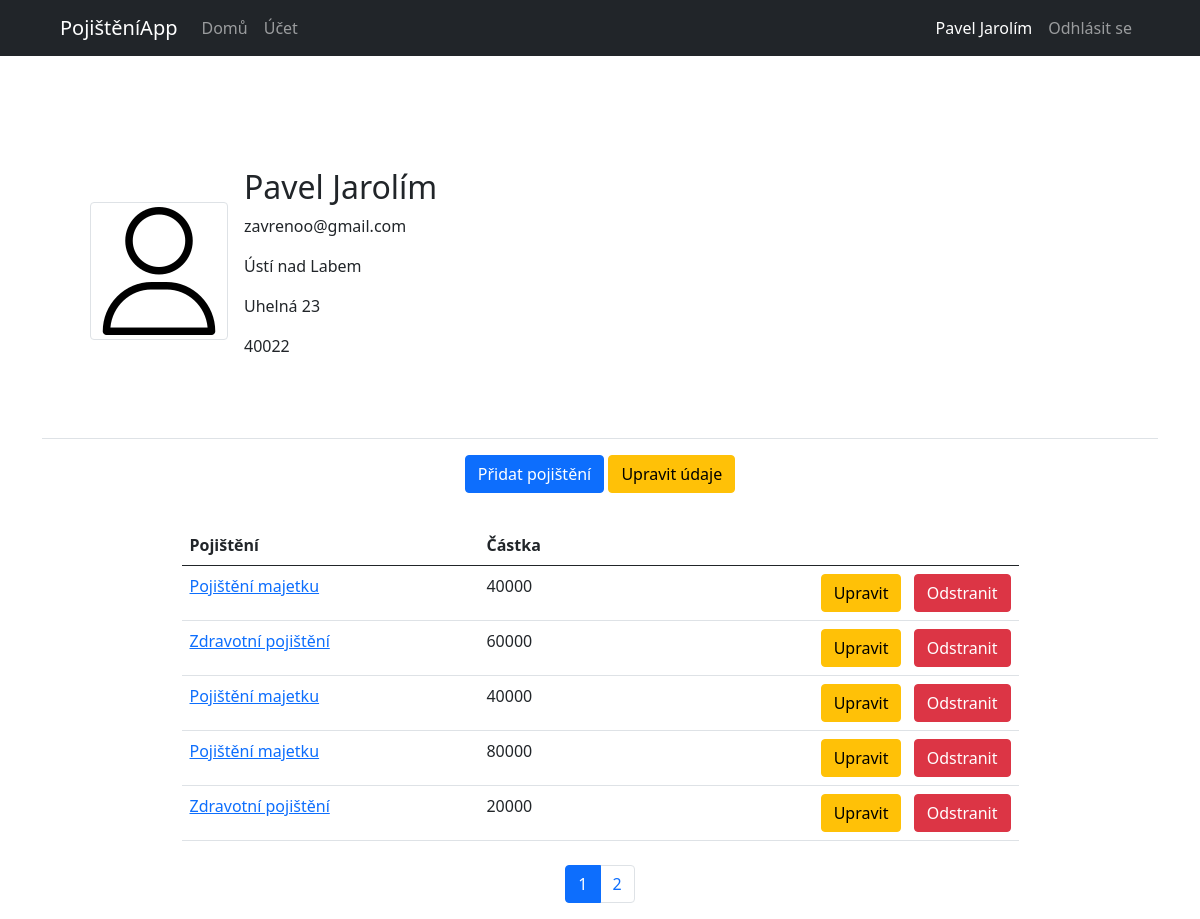
Page /účet (signed in) on the committed database.
### root/models.py (models this page shows, shortened)
class Users(db.Model, UserMixin):
    id = db.Column(db.Integer, primary_key=True)
    first_name = db.Column(db.String(60), nullable=False)
    last_name = db.Column(db.String(60), nullable=False)
    email = db.Column(db.String(120), unique=True, nullable=False)
    password = db.Column(db.String(60), nullable=False)
    city = db.Column(db.String(60), nullable=False)
    address = db.Column(db.String(260), nullable=False)
    zip = db.Column(db.Integer, nullable=False)
    insurance = db.relationship("InsuredPersons", lazy=True, backref="insured_person")

class Insurances(db.Model):
    id = db.Column(db.Integer, primary_key=True)
    i_person_id = db.Column(db.Integer, db.ForeignKey(InsuredPersons.id))
    insurance_name = db.Column(db.String(120), nullable=False)
    amount = db.Column(db.Integer, nullable=False)
    insured_item = db.Column(db.String(60), nullable=False)
    valid_from = db.Column(db.DateTime, nullable=False)
    valid_till = db.Column(db.DateTime, nullable=False)

### root/users/routes.py (the view)
@users.route("/účet")
@login_required
def my_account():
    if current_user.email != "admin@blog.com":
        user = InsuredPersons.query.filter_by(user_id=current_user.id).first()
        page = request.args.get('page', 1, type=int)
        insuarences_list = Insurances.query.filter_by(i_person_id=user.id).paginate(page=page, per_page=5)
        return render_template("account.html", title="Můj účet", user=user, insurances_list=insuarences_list)

### root/models.py (called while the page is built)
@login_manager.user_loader
def load_user(user_id):
    return Users.query.get(user_id)

### root/users/templates/account.html (shortened to what this page needs)
{% extends "base.html" %}
{% block content %}
    <section class="content-section">
        <div class="media d-flex p-5 align-items-center">
            <div class="media-body">
                <img class="img-thumbnail" src="{{ url_for('static', filename='pictures/user.png') }}">
            </div>
            <div class="media-body p-3">
                <h2>{{ current_user.first_name }} {{ current_user.last_name }}</h2>
                <p>{{ current_user.email }}</p>
                <p>{{ current_user.city }}</p>
                <p>{{ current_user.address }}</p>
                <p>{{ current_user.zip }}</p>
            </div>
        </div>
        <div class="media-body text-center py-3 border-top">
            <a class="btn btn-primary" href="{{ url_for('insurances.add_insurance', user_id=user.id) }}" role="button">Přidat pojištění</a>
            <a class="btn btn-warning" href="{{ url_for('users.edit_insured_person', user_id=user.id) }}" role="button">Upravit údaje</a>
        </div>
        {% if current_user.email != "admin@blog.com" %}
            <div class="media-body pt-3">
                <table class="table w-75 m-auto">
                    <thead>
                        <tr>
                            <th scope="col">Pojištění</th>
                            <th scope="col">Částka</th>
                            <th scope="col"></th>
                        </tr>
                    </thead>
                        <tbody>
                        {% for ins in insurances_list.items %}
                            <tr>
                                <td><a href="{{ url_for('insurances.edit_insurance', user_id=user.id, ins_id=ins.id) }}">{{ ins.insurance_name }}</a></td>
                                <td>{{ ins.amount }}</td>
                                <td class="text-end">
                                    <a class="btn btn-warning mx-2" href="{{ url_for('insurances.edit_insurance', user_id=user.id, ins_id=ins.id) }}" role="button">Upravit</a>
                                    <button type="button" class="btn btn-danger" data-bs-toggle="modal" data-bs-target="#deleteModal-{{ ins.id }}">Odstranit</button>
                                </td>
                            </tr>
                        {% endfor %}
                        </tbody>
                </table>
                <ul class="pagination pt-4 text-center justify-content-center">
                {% for page in insurances_list.iter_pages(left_current=2, right_current=2) %}
                    {% if page %}
                        {% if page != insurances_list.page %}
                            <li class="page-item"><a class="page-link" href="{{ url_for('users.my_account', page=page, user_id=user.id) }}">{{ page }}</a></li>
                        {% else %}
                            <li class="page-item active"><a class="page-link" href="{{ url_for('users.my_account', page=page, user_id=user.id) }}">{{ page }}</a></li>
                        {% endif %}
                    {% endif %}
                {% endfor %}
                </ul>
            </div>
        {% endif %}
    </section>
{% endblock %}

### root/main/templates/base.html (shortened to what this page needs)
<!DOCTYPE html>
<html lang="cs-cz">
    <head>
        <link rel="stylesheet" href="{{ url_for('static', filename='bootstrap-5.0.2-dist/css/bootstrap.min.css')}}">
    </head>
    <body>
        <header>
            {% block header %}
            <nav class="navbar navbar-expand-lg navbar-dark bg-dark">
                <div class="container-fluid mx-5">
                    <a class="navbar-brand" href="{{ url_for('main.home') }}">PojištěníApp</a>
                    <div class="collapse navbar-collapse" id="navbarNav">
                        <div class="navbar-nav">
                            {% if current_user.is_authenticated %}
                                <a class="nav-link {% if title == 'Domů' %}active{% endif %}" href="{{ url_for('main.home') }}">Domů</a>
                                {% if current_user.email == 'admin@blog.com' %}
                                    <a class="nav-link {% if title == 'Uživatelé' %}active{% endif %}" href="{{ url_for('users.users_management') }}">Uživatelé</a>
                                    <a class="nav-link {% if title == 'Pojištěnci' %}active{% endif %}" href="{{ url_for('users.insured_persons') }}">Pojištěnci</a>
                                {% else %}
                                    <a class="nav-link {% if title == 'Účet' %}active{% endif %}" href="{{ url_for('users.my_account') }}">Účet</a>
                                {% endif %}
                            {% else %}
                                <a class="nav-link {% if title == 'Domů' %}active{% endif %}" href="{{ url_for('main.home') }}">Domů</a>
                            {% endif %}
                        </div>
                        <div class="navbar-nav ms-auto">
                            {% if current_user.is_authenticated %}
                                <div class="text-white d-flex align-items-center pe-2">
                                    {% if current_user.email == 'admin@blog.com' %}
                                        {{ current_user.first_name }}
                                    {% else %}
                                        {{ current_user.first_name }} {{ current_user.last_name }}
                                    {% endif %}
                                </div>
                                <a class="nav-link {% if title == 'Odhlášení' %}active{% endif %}" href="{{ url_for('users.logout') }}">Odhlásit se</a>
                            {% else %}
                                <a class="nav-link {% if title == 'Přihlášení' %}active{% endif %}" href="{{ url_for('users.login') }}">Přihlášení</a>
                                <a class="nav-link {% if title == 'Registrace' %}active{% endif %}" href="{{ url_for('users.register') }}">Registrace</a>
                            {% endif %}
                        </div>
                    </div>
                </div>
            </nav>
            {% endblock %}
        </header>
        <main role="main" class="container mt-5">
            {% block content %}{% endblock %}
        </main>
    </body>
</html>

### rows in the picture
Users: first_name "Pavel", last_name "Jarolím", email "zavrenoo@gmail.com", city "Ústí nad Labem", address "Uhelná 23", zip "40022"
Insurances: insurance_name "Pojištění majetku", amount "40000"
Insurances: insurance_name "Zdravotní pojištění", amount "60000"
Insurances: insurance_name "Pojištění majetku", amount "40000"
Insurances: insurance_name "Pojištění majetku", amount "80000"
Insurances: insurance_name "Zdravotní pojištění", amount "20000"

### other values in the picture
{{ page }} "1"
{{ page }} "2"
